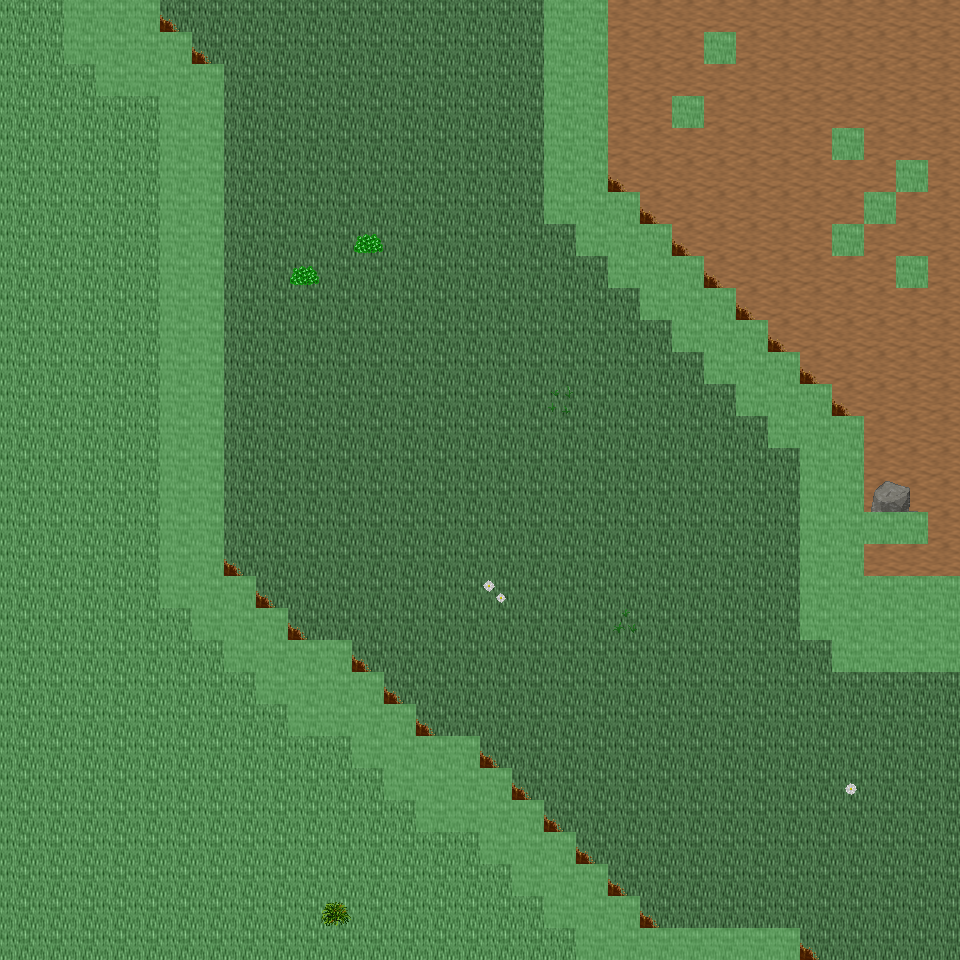

Tiled map render using the project's own tile images. Description and the map definition, with tile-layer contents summarised, below:
An orthogonal 30x30 tile map with 32x32 px tiles, 6 tile layers (Ground, Object, Object2, Above, ...), 23 tilesets and 8 objects (8x mapExit).

<map version="1.0" orientation="orthogonal" renderorder="right-down" width="30" height="30" tilewidth="32" tileheight="32" nextobjectid="9">
  <tileset firstgid="1" name="tileset_ground_ground" tilewidth="32" tileheight="32" tilecount="33" columns="3">
    <image source="../drawable/tileset_ground_ground.png" width="96" height="352" />
  </tileset>
  <tileset firstgid="34" name="tileset_ground_ridge_earth_dark" tilewidth="32" tileheight="32" tilecount="96" columns="12">
    <image source="../drawable/tileset_ground_ridge_earth_dark.png" width="384" height="256" />
  </tileset>
  <tileset firstgid="130" name="tileset_plant_flower_daisy_white" tilewidth="32" tileheight="32" tilecount="8" columns="2">
    <image source="../drawable/tileset_plant_flower_daisy_white.png" width="64" height="128" />
  </tileset>
  <tileset firstgid="138" name="tileset_plant_grasses" tilewidth="32" tileheight="32" tilecount="6" columns="3">
    <image source="../drawable/tileset_plant_grasses.png" width="96" height="64" />
  </tileset>
  <tileset firstgid="144" name="tileset_plant_tree_tree_fluffy" tilewidth="32" tileheight="32" tilecount="12" columns="4">
    <image source="../drawable/tileset_plant_tree_tree_fluffy.png" width="128" height="96" />
  </tileset>
  <tileset firstgid="156" name="tileset_plant_bush_bushes" tilewidth="32" tileheight="32" tilecount="10" columns="5">
    <image source="../drawable/tileset_plant_bush_bushes.png" width="160" height="64" />
  </tileset>
  <tileset firstgid="166" name="tileset_logic_portal" tilewidth="32" tileheight="32" tilecount="24" columns="8">
    <image source="../drawable/tileset_logic_portal.png" width="256" height="96" />
  </tileset>
  <tileset firstgid="190" name="tileset_logic_collision" tilewidth="32" tileheight="32" tilecount="1" columns="1">
    <image source="../drawable/tileset_logic_collision.png" width="32" height="32" />
  </tileset>
  <tileset firstgid="191" name="tileset_logic_creature_animal" tilewidth="32" tileheight="32" tilecount="32" columns="8">
    <image source="../drawable/tileset_logic_creature_animal.png" width="256" height="128" />
  </tileset>
  <tileset firstgid="223" name="tileset_ground_dry_grass" tilewidth="32" tileheight="32" tilecount="54" columns="9">
    <image source="../drawable/tileset_ground_dry_grass.png" width="288" height="192" />
  </tileset>
  <tileset firstgid="277" name="tileset_ground_earth_edges" tilewidth="32" tileheight="32" tilecount="18" columns="6">
    <image source="../drawable/tileset_ground_earth_edges.png" width="192" height="96" />
  </tileset>
  <tileset firstgid="295" name="tileset_ground_grass_corners" tilewidth="32" tileheight="32" tilecount="24" columns="6">
    <image source="../drawable/tileset_ground_grass_corners.png" width="192" height="128" />
  </tileset>
  <tileset firstgid="319" name="tileset_plant_tree_evergreen" tilewidth="32" tileheight="32" tilecount="36" columns="3">
    <image source="../drawable/tileset_plant_tree_evergreen.png" width="96" height="384" />
  </tileset>
  <tileset firstgid="355" name="tileset_plant_tree_tree_darkgreen" tilewidth="32" tileheight="32" tilecount="88" columns="8">
    <image source="../drawable/tileset_plant_tree_tree_darkgreen.png" width="256" height="352" />
  </tileset>
  <tileset firstgid="443" name="tileset_building_decoration_rocks" tilewidth="32" tileheight="32" tilecount="6" columns="3">
    <image source="../drawable/tileset_building_decoration_rocks.png" width="96" height="64" />
  </tileset>
  <tileset firstgid="449" name="tileset_plant_stump_stump_pale_brown" tilewidth="32" tileheight="32" tilecount="4" columns="2">
    <image source="../drawable/tileset_plant_stump_stump_pale_brown.png" width="64" height="64" />
  </tileset>
  <tileset firstgid="453" name="tileset_plant_stump_int_small_stump_2" tilewidth="32" tileheight="32" tilecount="1" columns="1">
    <image source="../drawable/tileset_plant_stump_int_small_stump_2.png" width="32" height="32" />
  </tileset>
  <tileset firstgid="454" name="tileset_ground_rock_pebbles" tilewidth="32" tileheight="32" tilecount="3" columns="1">
    <image source="../drawable/tileset_ground_rock_pebbles.png" width="32" height="96" />
  </tileset>
  <tileset firstgid="457" name="tileset_plant_bush_bush_mult_colored" tilewidth="32" tileheight="32" tilecount="6" columns="3">
    <image source="../drawable/tileset_plant_bush_bush_mult_colored.png" width="96" height="64" />
  </tileset>
  <tileset firstgid="463" name="tileset_plant_tree_umbrella_thorn" tilewidth="32" tileheight="32" tilecount="18" columns="6">
    <image source="../drawable/tileset_plant_tree_umbrella_thorn.png" width="192" height="96" />
  </tileset>
  <tileset firstgid="481" name="tileset_logic_item_fruits" tilewidth="32" tileheight="32" tilecount="16" columns="8">
    <image source="../drawable/tileset_logic_item_fruits.png" width="256" height="64" />
  </tileset>
  <tileset firstgid="497" name="tileset_building_house_3" tilewidth="32" tileheight="32" tilecount="48" columns="6">
    <image source="../drawable/tileset_building_house_3.png" width="192" height="256" />
  </tileset>
  <tileset firstgid="545" name="tileset_logic_creature_mutant" tilewidth="32" tileheight="32" tilecount="7" columns="7">
    <image source="../drawable/tileset_logic_creature_mutant.png" width="224" height="32" />
  </tileset>
  <layer name="Ground" width="30" height="30">
    <data>[900 cells, 900 non-empty, 3 distinct tile ids]</data>
  </layer>
  <layer name="Object" width="30" height="30">
    <data>[900 cells, 184 non-empty, 24 distinct tile ids]</data>
  </layer>
  <layer name="Object2" width="30" height="30">
    <data>[900 cells, 0 non-empty, 0 distinct tile ids]</data>
  </layer>
  <layer name="Above" width="30" height="30">
    <data>[900 cells, 2 non-empty, 2 distinct tile ids]</data>
  </layer>
  <layer name="Above2" width="30" height="30">
    <data>[900 cells, 0 non-empty, 0 distinct tile ids]</data>
  </layer>
  <layer name="Walkable" width="30" height="30">
    <data>[900 cells, 154 non-empty, 1 distinct tile ids]</data>
  </layer>
  <objectgroup name="MapEvents">
    <object id="1" name="north" type="mapExit" x="0" y="0" width="64" height="32">
      <properties>
        <property name="map" value="level_0_x154_y26" />
        <property name="x" value="0" />
        <property name="y" value="28" />
      </properties>
    </object>
    <object id="2" name="north2" type="mapExit" x="160" y="0" width="384" height="32">
      <properties>
        <property name="map" value="level_0_x154_y26" />
        <property name="x" value="5" />
        <property name="y" value="28" />
      </properties>
    </object>
    <object id="3" name="north3" type="mapExit" x="608" y="0" width="352" height="32">
      <properties>
        <property name="map" value="level_0_x154_y26" />
        <property name="x" value="19" />
        <property name="y" value="28" />
      </properties>
    </object>
    <object id="4" name="south" type="mapExit" x="0" y="928" width="576" height="32">
      <properties>
        <property name="map" value="level_0_x154_y28" />
        <property name="x" value="0" />
        <property name="y" value="1" />
      </properties>
    </object>
    <object id="5" name="south2" type="mapExit" x="800" y="928" width="160" height="32">
      <properties>
        <property name="map" value="level_0_x154_y28" />
        <property name="x" value="25" />
        <property name="y" value="1" />
      </properties>
    </object>
    <object id="6" name="west" type="mapExit" x="0" y="0" width="32" height="960">
      <properties>
        <property name="map" value="level_0_x153_y27" />
        <property name="x" value="28" />
        <property name="y" value="0" />
      </properties>
    </object>
    </objectgroup>
</map>
<!-- 2 of 8 objects omitted -->
